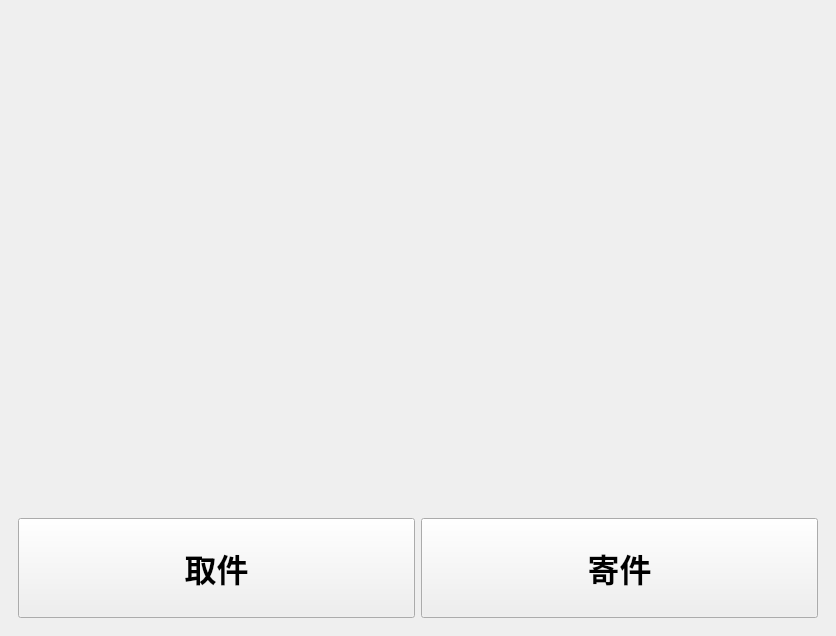
<?xml version="1.0" encoding="UTF-8"?>
<ui version="4.0">
    <class>MainWindow</class>
    <widget class="QMainWindow" name="MainWindow">
        <property name="geometry">
            <rect>
                <x>0</x>
                <y>0</y>
                <width>800</width>
                <height>600</height>
            </rect>
        </property>
        <property name="windowTitle">
            <string>Delivery Robot Interface</string>
        </property>
        <widget class="QWidget" name="centralwidget">
            <layout class="QVBoxLayout" name="verticalLayout">
                <item>
                    <widget class="QStackedWidget" name="stackedWidget">
                        <!-- Main Page -->
                        <widget class="QWidget" name="mainPage">
                            <layout class="QVBoxLayout" name="mainLayout">
                                <item>
                                    <widget class="QLabel" name="mainPageBackground">
                                        <property name="minimumSize">
                                            <size>
                                                <width>200</width>
                                                <height>250</height>
                                            </size>
                                        </property>
                                        <property name="alignment">
                                            <set>Qt::AlignCenter</set>
                                        </property>
                                        <property name="scaledContents">
                                            <bool>true</bool>
                                        </property>
                                    </widget>
                                </item>
                                <item>
                                    <layout class="QHBoxLayout" name="buttonLayout">
                                        <item>
                                            <widget class="QPushButton" name="pickupButton">
                                                <property name="minimumSize">
                                                    <size>
                                                        <width>200</width>
                                                        <height>100</height>
                                                    </size>
                                                </property>
                                                <property name="font">
                                                    <font>
                                                        <pointsize>24</pointsize>
                                                        <bold>true</bold>
                                                    </font>
                                                </property>
                                                <property name="text">
                                                    <string>取件</string>
                                                </property>
                                            </widget>
                                        </item>
                                        <item>
                                            <widget class="QPushButton" name="deliveryButton">
                                                <property name="minimumSize">
                                                    <size>
                                                        <width>200</width>
                                                        <height>100</height>
                                                    </size>
                                                </property>
                                                <property name="font">
                                                    <font>
                                                        <pointsize>24</pointsize>
                                                        <bold>true</bold>
                                                    </font>
                                                </property>
                                                <property name="text">
                                                    <string>寄件</string>
                                                </property>
                                            </widget>
                                        </item>
                                    </layout>
                                </item>
                            </layout>
                        </widget>

                        <!-- Delivery Phone Page -->
                        <widget class="QWidget" name="deliveryPhonePage">
                            <layout class="QVBoxLayout" name="deliveryLayout">
                                <item>
                                    <widget class="QLabel" name="deliveryPhoneLabel">
                                        <property name="font">
                                            <font>
                                                <pointsize>18</pointsize>
                                            </font>
                                        </property>
                                        <property name="text">
                                            <string>请输入寄件人完整手机号:</string>
                                        </property>
                                        <property name="alignment">
                                            <set>Qt::AlignCenter</set>
                                        </property>
                                    </widget>
                                </item>
                                <item>
                                    <widget class="QLineEdit" name="deliveryPhoneEdit">
                                        <property name="minimumSize">
                                            <size>
                                                <width>0</width>
                                                <height>40</height>
                                            </size>
                                        </property>
                                        <property name="font">
                                            <font>
                                                <pointsize>18</pointsize>
                                            </font>
                                        </property>
                                        <property name="maxLength">
                                            <number>11</number>
                                        </property>
                                        <property name="alignment">
                                            <set>Qt::AlignCenter</set>
                                        </property>
                                        <property name="readOnly">
                                            <bool>true</bool>
                                        </property>
                                    </widget>
                                </item>
                                <item>
                                    <widget class="QWidget" name="numpadWidget" native="true">
                                        <layout class="QGridLayout" name="numpadLayout"/>
                                    </widget>
                                </item>
                            </layout>
                        </widget>

                        <!-- Box Selection Page -->
                        <widget class="QWidget" name="boxSelectionPage">
                            <layout class="QVBoxLayout" name="boxLayout">
                                <item>
                                    <widget class="QLabel" name="boxLabel">
                                        <property name="font">
                                            <font>
                                                <pointsize>18</pointsize>
                                            </font>
                                        </property>
                                        <property name="text">
                                            <string>请选择快递柜:</string>
                                        </property>
                                        <property name="alignment">
                                            <set>Qt::AlignCenter</set>
                                        </property>
                                    </widget>
                                </item>
                                <item>
                                    <widget class="QWidget" name="boxButtonsWidget" native="true">
                                        <layout class="QGridLayout" name="boxButtonsLayout">
                                            <!-- Box buttons will be added in code -->
                                        </layout>
                                    </widget>
                                </item>
                            </layout>
                        </widget>

                        <!-- Destination Selection Page -->
                        <widget class="QWidget" name="destinationPage">
                            <layout class="QVBoxLayout" name="destinationLayout">
                                <item>
                                    <widget class="QLabel" name="mapLabel">
                                        <property name="minimumSize">
                                            <size>
                                                <width>800</width>
                                                <height>600</height>
                                            </size>
                                        </property>
                                        <property name="alignment">
                                            <set>Qt::AlignCenter</set>
                                        </property>
                                    </widget>
                                </item>
                            </layout>
                        </widget>

                        <!-- Pickup Phone Page -->
                        <widget class="QWidget" name="pickupPhonePage">
                            <layout class="QVBoxLayout" name="pickupLayout">
                                <item>
                                    <widget class="QLabel" name="pickupPhoneLabel">
                                        <property name="font">
                                            <font>
                                                <pointsize>18</pointsize>
                                            </font>
                                        </property>
                                        <property name="text">
                                            <string>请输入收件人手机号后四位:</string>
                                        </property>
                                        <property name="alignment">
                                            <set>Qt::AlignCenter</set>
                                        </property>
                                    </widget>
                                </item>
                                <item>
                                    <widget class="QLineEdit" name="pickupPhoneEdit">
                                        <property name="minimumSize">
                                            <size>
                                                <width>0</width>
                                                <height>40</height>
                                            </size>
                                        </property>
                                        <property name="font">
                                            <font>
                                                <pointsize>18</pointsize>
                                            </font>
                                        </property>
                                        <property name="maxLength">
                                            <number>4</number>
                                        </property>
                                        <property name="alignment">
                                            <set>Qt::AlignCenter</set>
                                        </property>
                                        <property name="readOnly">
                                            <bool>true</bool>
                                        </property>
                                    </widget>
                                </item>
                                <item>
                                    <widget class="QWidget" name="pickupNumpadWidget" native="true">
                                        <layout class="QGridLayout" name="pickupNumpadLayout"/>
                                    </widget>
                                </item>
                            </layout>
                        </widget>

                        <!-- Box Open Page -->
                        <widget class="QWidget" name="boxOpenPage">
                            <layout class="QVBoxLayout" name="boxOpenLayout">
                                <item>
                                    <widget class="QLabel" name="boxOpenLabel">
                                        <property name="font">
                                            <font>
                                                <pointsize>24</pointsize>
                                                <bold>true</bold>
                                            </font>
                                        </property>
                                        <property name="text">
                                            <string>柜门已打开
                                                取/放物品后请关门</string>
                                        </property>
                                        <property name="alignment">
                                            <set>Qt::AlignCenter</set>
                                        </property>
                                    </widget>
                                </item>
                            </layout>
                        </widget>

                        <!-- Door Closed Page -->
                        <widget class="QWidget" name="doorClosedPage">
                            <layout class="QVBoxLayout" name="doorClosedLayout">
                                <item>
                                    <widget class="QLabel" name="doorClosedLabel">
                                        <property name="font">
                                            <font>
                                                <pointsize>24</pointsize>
                                                <bold>true</bold>
                                            </font>
                                        </property>
                                        <property name="text">
                                            <string>柜门已关闭
                                                感谢使用!</string>
                                        </property>
                                        <property name="alignment">
                                            <set>Qt::AlignCenter</set>
                                        </property>
                                    </widget>
                                </item>
                            </layout>
                        </widget>

                    </widget>
                </item>
            </layout>
        </widget>
    </widget>
    <resources/>
    <connections/>
</ui>
